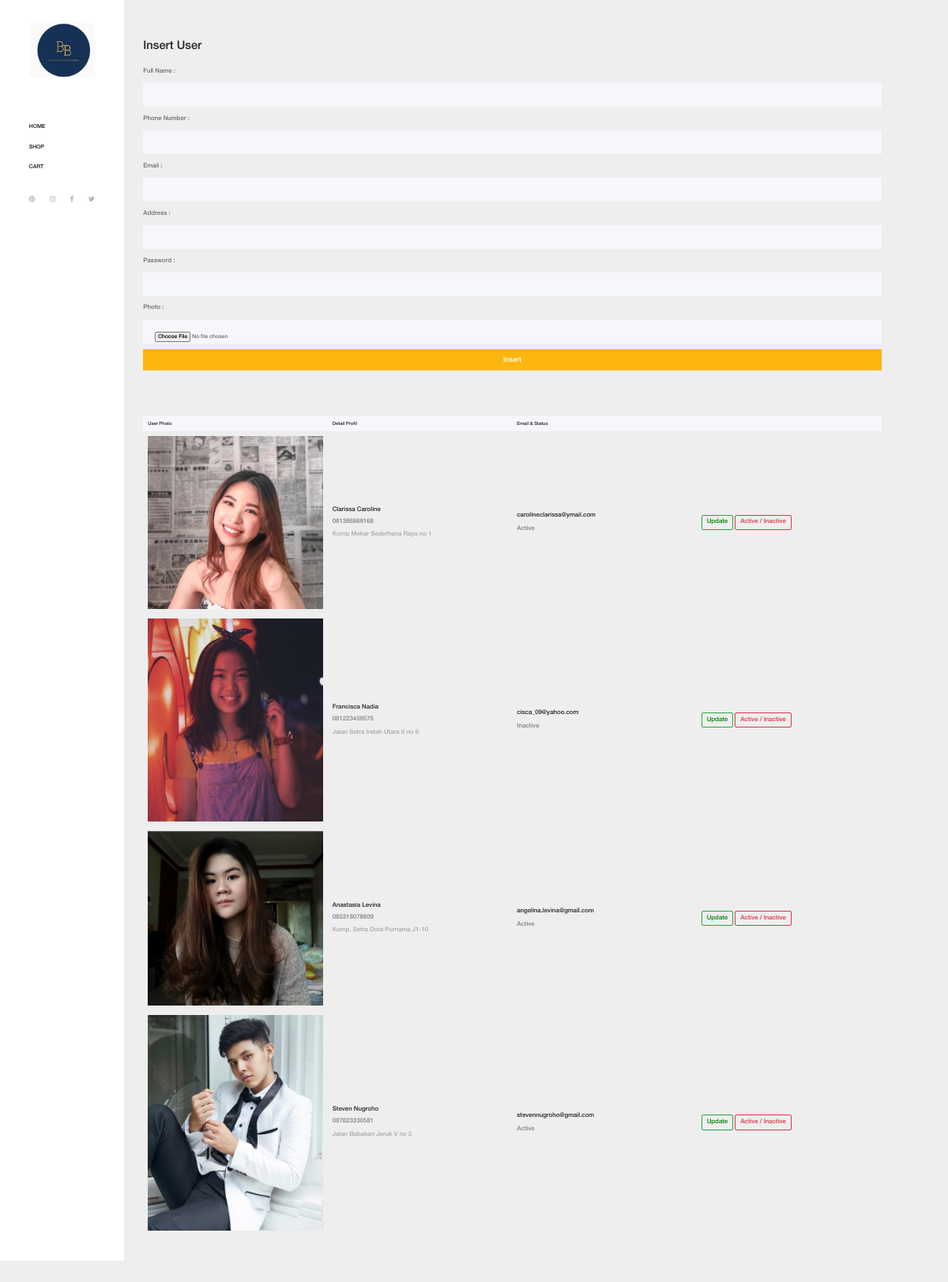
The app's page /insertuser.php with its own data.
### tables this page shows
CREATE TABLE `kasir` (
  `id_kasir` int(8) NOT NULL,
  `nama_kasir` varchar(150) NOT NULL,
  `telepon_kasir` varchar(15) NOT NULL,
  `email_kasir` varchar(150) NOT NULL,
  `alamat_kasir` varchar(150) NOT NULL,
  `foto_kasir` varchar(150) NOT NULL,
  `status_kasir` tinyint(1) NOT NULL,
  `password_kasir` varchar(50) NOT NULL,
  `key_kasir` int(10) NOT NULL
);

### function.php (called while the page is built, shortened)
<?php
function getAllUser(){
    $link = get_koneksi();
    try{
        $sql = "SELECT * FROM kasir";
        $stmt= $link->prepare($sql);
        $stmt->execute();
    }catch (PDOException $err){
        echo $err->getMessage();
        die();
    }
    return $stmt;
}
?>

### insertuser.php (the view, shortened to what this page needs)
<!DOCTYPE html>
<html lang="en">
<?php
include_once "function.php";
?>
<head>
    <link rel="stylesheet" href="css/core-style.css">
    <link rel="stylesheet" href="style.css">
</head>
<body>
<div class="main-content-wrapper d-flex clearfix">
    <header class="header-area clearfix">
        <div class="logo">
            <a href="home.php"><img src="img/core-img/logo.png" alt=""></a>
        </div>
        <nav class="amado-nav">
            <ul>
                <li ><a href="index.php">Home</a></li>
                <?php if ($_SESSION['approved_user']==FALSE){ ?><li><a href="index.php?menu=shop">Shop</a></li> <?php } ?>
                <?php if ($_SESSION['approved_user']==FALSE){ ?><li ><a href="index.php?menu=cart">Cart</a></li><?php } ?>
            </ul>
        </nav><br><br>
        <div class="social-info d-flex justify-content-between">
            <a href="https://id.pinterest.com/anssport/toko-bahan-bangunan/"><i class="fa fa-pinterest" aria-hidden="true"></i></a>
            <a href="https://www.instagram.com/cv.bintangbangunan/?hl=id"><i class="fa fa-instagram" aria-hidden="true"></i></a>
            <a href="https://www.facebook.com/bintang.bangunan.7?hc_ref=ARTrk7FZUGrVvfq_6oFUVxUsgYtB2zoHC3ZC0QG0-h76dbhoq9ppno8i5yfX3DEeA5I&fref=nf"><i class="fa fa-facebook" aria-hidden="true"></i></a>
            <a href="https://twitter.com/carolineadjie"><i class="fa fa-twitter" aria-hidden="true"></i></a>
        </div>
    </header>
    <div class="cart-table-area ">
        <div class="container-fluid">
            <div class="row" >
                <div class="col-12 col-lg-12" >
                    <div class="checkout_details_area mt-50 clearfix">
                        <div class="cart-title">
                            <h2>Insert User</h2>
                        </div>
                        <form action="" method="post" enctype= multipart/form-data>
                            <div class="row">
                                <div class="col-md-12 ">
                                    <p>Full Name :</p>
                                </div>
                                <div class="col-12 mb-3">
                                    <input type="text" class="form-control" name="kName" placeholder="" value="">
                                </div>
                                <div class="col-md-12 ">
                                    <p>Phone Number :</p>
                                </div>
                                <div class="col-12 mb-3">
                                    <input type="text" class="form-control" name="kTlp" placeholder="" value="">
                                </div>
                                <div class="col-md-12 ">
                                    <p>Email :</p>
                                </div>
                                <div class="col-12 mb-3">
                                    <input type="email" class="form-control" name="kEmail" placeholder="" value="">
                                </div>
                                <div class="col-md-12 ">
                                    <p>Address :</p>
                                </div>
                                <div class="col-12 mb-3">
                                    <input type="text" class="form-control" name="kAlamat" placeholder="" value="">
                                </div>
                                <div class="col-md-12 ">
                                    <p>Password :</p>
                                </div>
                                <div class="col-12 mb-3">
                                    <input type="password" class="form-control" name="kPass" placeholder="" value="">
                                </div>
                                <div class="col-md-12 ">
                                    <p>Photo :</p>
                                </div>
                                <div class="col-12 mb-3">
                                    <input type="file" class="form-control" name="kFoto" required/>
                                </div>
                                <div class="col-12 mb-3">
                                    <input type="submit" class="btn amado-btn w-100" value="Insert" name="btnSubmitUser"/>
                                </div>
                            </div>
                        </form>
                    </div>
                </div>
            </div>
        </div>
        <?php
        $hasil = getAllUser();
        ?>
        <div class="container-fluid">
            <div class="row">
                <div class="col-5 col-lg-12">
                    <div class="cart-table clearfix">
                        <table class="table table-responsive">
                            <thead>
                            <tr>
                                <th>User Photo</th>
                                <th>Detail Profil</th>
                                <th>Email & Status</th>
                                <th></th>
                            </tr>
                            </thead>
                            <tbody>
                            <?php while ($data = $hasil->fetch()) {?>
                            <tr>
                                <td class="cart_product_img">
                                    <img src="img/profil/<?php echo $data['foto_kasir'] ?>" alt="Product">
                                </td>
                                <td class="cart_product_desc">
                                    <h5><?php echo $data['nama_kasir'] ?></h5>
                                    <div style="color:gray; margin-top: 10px"><?php echo $data['telepon_kasir'] ?></div>
                                    <div style="color:darkgrey;margin-top: 10px"><?php echo $data['alamat_kasir'] ?></div>
                                </td>
                                <td class="price">
                                    <div><?php echo $data['email_kasir'] ?> </div>
                                    <div style="color:gray;margin-top: 10px">
                                        <?php
                                        $ket ="";
                                        if ($data['status_kasir']==1){
                                            $ket="Active";
                                        }
                                        else{
                                            $ket="Inactive";
                                        }
                                        echo $ket ?>
                                    </div>
                                </td>
                                <td class="qty">
                                    <button class="btn btn-outline-success" name="btnEditUser" onclick="edituser(<?php echo $data['id_kasir']; ?>)" > <span style="color:green">Update</span></button>
                                    <button class="btn btn-outline-danger" name="btnUpdateUser" onclick="updateuser(<?php echo $data['id_kasir']; ?>)">Active / Inactive</button>
                                </td>
                            </tr>
                                <?php
                            }
                            ?>
                            </tbody>
                        </table>
                    </div>
                </div>
            </div></div></div></div>
</body>
</html>

### css/core-style.css (style rules this page uses)
* { margin: 0; padding: 0; }
body { zoom: 70%; font-family: "helveticaneuemedium"; font-size: 16px; }
h1, h2, h3, h4, h5, h6 { color: #242424; line-height: 1.3; font-weight: 400; }
p { color: #6d6d6d; font-size: 16px; line-height: 1.9; font-weight: 400; }
a { -webkit-transition: all 500ms ease 0s; transition: all 500ms ease 0s; text-decoration: none; outline: 0 solid transparent; color: #131212; font-weight: 400; font-size: 12px; }
ul, ol { margin: 0; }
ul li, ol li { list-style: none; }
img { height: auto; max-width: 100%; }
.mt-50 { margin-top: 50px !important; }
.amado-btn { display: inline-block; min-width: 160px; height: 55px; color: #ffffff; border: none; border-radius: 0; padding: 0 7px; font-size: 18px; line-height: 56px; background-color: #fbb710; font-weight: 400; }
.main-content-wrapper { zoom: 70%; position: relative; z-index: 1; -webkit-transition-duration: 500ms; transition-duration: 500ms; -ms-flex-wrap: wrap; flex-wrap: wrap; }
.main-content-wrapper .header-area { -webkit-transition-duration: 500ms; transition-duration: 500ms; position: relative; z-index: 1; -webkit-box-flex: 0; -ms-flex: 0 0 320px; flex: 0 0 320px; width: 320px; max-width: 320px; background-color: #fff; padding: 60px 75px; }
.main-content-wrapper .header-area .logo { margin-bottom: 100px; display: block; }
.main-content-wrapper .header-area .amado-nav li a { font-size: 14px; text-transform: uppercase; position: relative; z-index: 1; padding: 20px 0; display: block; line-height: 0.9; color: #131212; font-weight: normal; }
.main-content-wrapper .header-area .amado-nav li a::after { -webkit-transition-duration: 500ms; transition-duration: 500ms; width: 30px; height: 3px; position: absolute; top: 50%; margin-top: -1.5px; left: -150px; background-color: #fbb710; z-index: 10; content: ''; }
.main-content-wrapper .header-area .social-info a { color: #b5b5b5; display: inline-block; }
.main-content-wrapper .header-area .social-info a i { font-size: 18px; }
.main-content-wrapper .cart-table-area { position: relative; z-index: 1; -webkit-box-flex: 0; -ms-flex: 0 0 calc(95% - 320px); flex: 0 0 calc(95% - 320px); width: calc(95% - 320px); max-width: calc(95% - 320px); }
.main-content-wrapper .cart-table-area .cart-title h2 { font-size: 30px; margin-bottom: 30px; color: #242424; }
.main-content-wrapper .cart-table-area table thead { width: 100%; display: block; }
.main-content-wrapper .cart-table-area table thead tr { display: -webkit-box; display: -ms-flexbox; display: flex; width: 100%; height: 40px; background-color: #f5f7fa; }
.main-content-wrapper .cart-table-area table thead tr th { border-top: none; border-bottom: none; -webkit-box-flex: 0; -ms-flex: 0 0 25%; flex: 0 0 25%; width: 25%; max-width: 25%; font-size: 12px; color: #242424; text-transform: capitalize; font-weight: 400; }
.main-content-wrapper .cart-table-area table tbody { width: 100%; display: block; }
.main-content-wrapper .cart-table-area table tbody tr { display: -webkit-box; display: -ms-flexbox; display: flex; -webkit-box-align: center; -ms-flex-align: center; -ms-grid-row-align: center; align-items: center; width: 100%; }
.main-content-wrapper .cart-table-area table tbody tr td { border: none; -webkit-box-flex: 0; -ms-flex: 0 0 25%; flex: 0 0 25%; width: 25%; max-width: 25%; }
.main-content-wrapper .cart-table-area table tbody tr td h5 { font-size: 16px; color: #252525; }
.checkout_details_area form .form-control { height: 60px; border: none; border-radius: 0; background-color: #f5f7fa; padding: 30px; color: #6b6b6b; font-size: 14px; }

### style.css (style rules this page uses)
body { background-color:#eee; }
.container-fluid { padding:50px; }

### insertuser.php (style rules this page uses)
body { zoom: 70%; }

### records on screen
kasir: foto_kasir (picture), nama_kasir "Clarissa Caroline", telepon_kasir "081386869168", alamat_kasir "Komp Mekar Sederhana Raya no 1", email_kasir "carolineclarissa@ymail.com", status_kasir "Active"
kasir: foto_kasir (picture), nama_kasir "Francisca Nadia", telepon_kasir "081223459575", alamat_kasir "Jalan Setra Indah Utara II no 6", email_kasir "cisca_09@yahoo.com", status_kasir "Inactive"
kasir: foto_kasir (picture), nama_kasir "Anastasia Levina", telepon_kasir "085318078809", alamat_kasir "Komp. Setra Duta Purnama J1-10", email_kasir "angelina.levina@gmail.com", status_kasir "Active"
kasir: foto_kasir (picture), nama_kasir "Steven Nugroho", telepon_kasir "087823330581", alamat_kasir "Jalan Babakan Jeruk V no 3", email_kasir "stevennugroho@gmail.com", status_kasir "Active"
